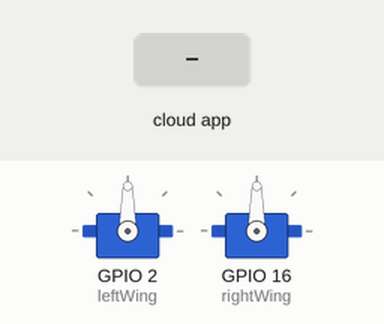
Simulated run of this sketch. Board: ESP8266 (NodeMCU). Shown: 2 × servo. Inputs (shaded band) come from the test bench. WiFi joins after 1.5 s; servers stay silent unless stated; the Firebase database answers and starts empty; what the sketch prints to the serial monitor is not drawn.

Above: at 2.7 s.
2.8 s: the phone or cloud app sets wingStatus to open
At 3.6 s:
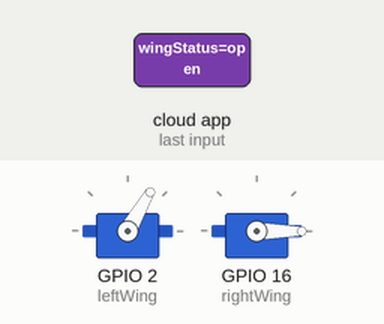
4.9 s: the phone or cloud app sets wingStatus to opened
At 7.1 s:
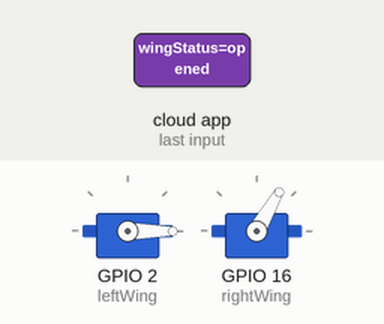
Timing chart, 0 to 8.6 s (numbered marks = the images above; inputs shaded):
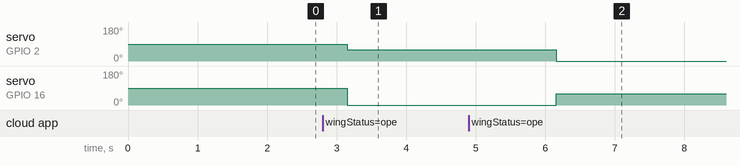

Measured:
- after the input at 2.8 s, servo on GPIO 2 (leftWing): 90° → 60° after 0.36 s; servo on GPIO 16 (rightWing): 90° → 0° after 0.36 s
- after the input at 4.9 s, servo on GPIO 2 (leftWing): 60° → 0° after 1.3 s; servo on GPIO 16 (rightWing): 0° → 60° after 1.3 s

The sketch:

sketch_mar29a.ino
```cpp
#include "FirebaseESP8266.h"
#include <ESP8266WiFi.h>
#include <Servo.h>

#define WIFI_SSID "Pixel_8171"
#define WIFI_PASSWORD "88c2ca9d056a"

#define FIREBASE_HOST "conwings-eb540.firebaseio.com"
#define FIREBASE_AUTH "RfgeplEch5BUbXMkQOIbZZJpTcAN6kIQ1wXaQzL9"

FirebaseData firebaseData;
Servo leftWing;
Servo rightWing;

String path = "/Data";
String currentState = "closed";
unsigned long previousMillis = 0;
const long interval = 3000;

void openWings() {
  if (currentState != "opened") {
    Serial.println("Opening wings");
    leftWing.write(60);
    rightWing.write(0);
    currentState = "opened";
  } else {
    Serial.println("Wings are already opened");
    Serial.println("No action taken");
  }
}

void closeWings() {
  if (currentState != "closed") {
    Serial.println("Closing wings");
    leftWing.write(0);
    rightWing.write(60);
    currentState = "closed";
  } else {
    Serial.println("Wings are already closed");
    Serial.println("No action taken");
  }
}

void setup() {
  Serial.begin(115200);

  WiFi.begin(WIFI_SSID, WIFI_PASSWORD);
  Serial.print("Connecting to Wi-Fi");

  while (WiFi.status() != WL_CONNECTED) {
    Serial.print(".");
    delay(300);
  }

  Serial.println();
  Serial.print("Connected with IP: ");
  Serial.println(WiFi.localIP());
  Serial.println();

  Firebase.begin(FIREBASE_HOST, FIREBASE_AUTH);
  Firebase.reconnectWiFi(true);

  leftWing.attach(2);
  rightWing.attach(16);

  closeWings();
}

void loop() {

  unsigned long currentMillis = millis();

  if (currentMillis - previousMillis >= interval) {
    previousMillis = currentMillis;

    Serial.println("*********************************");
    Serial.println("Three seconds have passed");
    Serial.println("Retrieving data from firebase");
    Serial.println("*********************************");

    if (Firebase.getString(firebaseData, "/Data/wingStatus")) {
      if (firebaseData.dataType() == "string") {
        Serial.println(firebaseData.stringData());
        firebaseData.stringData() == "open" ? openWings() : closeWings();
      } else {
        Serial.println("Wrong datatype returned");
      }
    } else {
      Serial.println(firebaseData.errorReason());
    }
  }
}
```
